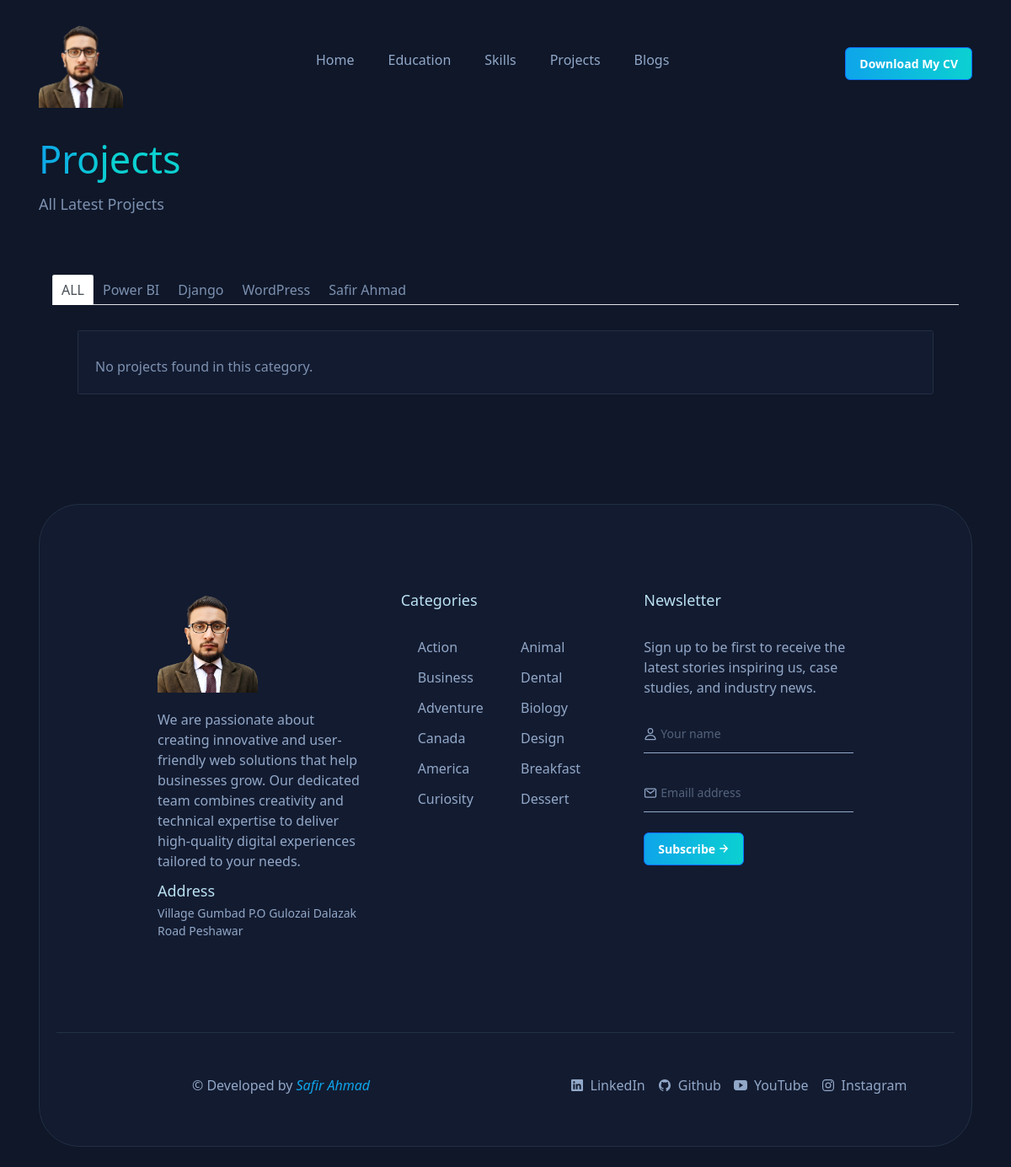
/projects/, run on the app's committed database.
### header/models.py (models this page shows)
class SiteSettings(models.Model):
    logs = models.FileField(upload_to='logo', blank=True, null=True)

### projects/models.py (models this page shows, shortened)
class Project_Header(models.Model):
    header_title = models.CharField(max_length=50)
    header_des = models.TextField()

class Category(models.Model):
    name = models.CharField(max_length=100)

### footer/models.py (models this page shows, shortened)
class Footer(models.Model):
    logo = models.ImageField(upload_to='logo')
    footer_about = models.TextField()
    footer_location = models.TextField(max_length=50)
    email = models.EmailField()
    linkedin_url = models.URLField(blank=True)
    instagram_url = models.URLField(blank=True)
    youtube_url = models.URLField(blank=True)
    github_url = models.URLField(blank=True)
    copyright = models.CharField(max_length=255)

### portfo/views.py (the view)
# urls.py: path("projects/",views.project, name='projects'),
def project(request):
    data_category = Category.objects.all()
    project_header = Project_Header.objects.all()
    blogs_header = Blog_Header.objects.all()
    category_projects = defaultdict(list)
    all_projects = Project.objects.select_related('category').prefetch_related('images')
    for proj in all_projects:
        category_projects[proj.category.id].append(proj)
    context = {
        'category': data_category,
        'category_projects': category_projects,
        'proj_header':project_header,
        'objc_header':blogs_header,
    }
    return render(request, 'projects.html',context)

### portfo/context_processors.py (called while the page is built)
def global_header_data(request):
    try:
        logo_file = SiteSettings.objects.latest('id')
    except SiteSettings.DoesNotExist:
        logo_file = None
    try:
        cv_file = cv.objects.latest('id')
    except cv.DoesNotExist:
        cv_file = None
    return {
        'logo_file': logo_file,
        'cv_file': cv_file
    }

def global_footer_data(request):
    footer = Footer.objects.last()
    return {'footer_data': footer}

### projects/templatetags/custom_filters.py (called while the page is built)
@register.filter
def get_item(dictionary, key):
    return dictionary.get(key)
    return value.upper()

### template/projects.html (shortened to what this page needs)
{% include 'header.html'  %} {% load custom_filters %}
<main>
  <article>
    <section class="section feature" aria-label="feature" id="featured" style="margin-top: 60px">
      <div class="container">
        {% for ph in proj_header %}
        <h2 class="headline headline-2 section-title" id="tag-label">
          <span class="span">{{ph.header_title}}</span>
        </h2>
        <span><p class="section-text">{{ ph.header_des|safe }}</p></span>
        {% endfor %}
        <div class="container responsive-tabs">
          <ul class="nav nav-tabs" role="tablist">
            {% for ct in category %}
            <li class="nav-item">
              <a href="#pane-{{ ct.id }}" class="nav-link {% if forloop.first %}active{% endif %}" data-bs-toggle="tab"
                role="tab">
                {{ ct.name }}
              </a>
            </li>
            {% endfor %}
          </ul>
          <div id="content" class="tab-content" role="tablist">
            {% for ct in category %}
            <div id="pane-{{ ct.id }}" class="card tab-pane fade {% if forloop.first %}show active{% endif %}"
              role="tabpanel">
              <section>
                <ul class="feature-list">
                  {% for project in category_projects|get_item:ct.id %}
                  <li>
                    <div class="card feature-card">
                      {% with project.images.first as img %}
                      {% if img %}
                      <figure class="card-banner img-holder" style="--width: 1602; --height: 903">
                        <img src="{{ img.image.url }}" width="1602" height="903" loading="lazy"
                          alt="{{ project.title }}" class="img-cover" />
                      </figure>
                      {% endif %}
                      {% endwith %}
                      <div class="card-content">
                        <div class="card-wrapper">
                          <div class="card-tag">
                            <a href="#" class="span hover-2">{{ project.category.name }}</a>
                          </div>
                          {% if project.live_url %}
                          <div class="wrapper">
                            <ion-icon name="globe-outline" aria-hidden="true"></ion-icon>
                            <a href="{{ project.live_url }}" target="_blank" class="span hover-2">Live View</a>
                          </div>
                          {% endif %}
                        </div>
                        <h4 class="headline headline-3">
                          {% if project.auto_slug %}
                          <a href="{% url 'project_detail' project.auto_slug %}" class="card-btn">View Project</a>
                          {% else %}
                          {{ project.title }}
                          </a>
                          {% endif %}
                        </h4>
                        <p class="card-subtitle">
                          {{ project.description|truncatechars:14|safe }}
                        </p>
                        <div class="wrapper">
                        </div>
                        <div class="card-wrapper">
                          <div class="profile-card">
                            <div class="wrapper">
                              <ion-icon name="person-outline" aria-hidden="true"></ion-icon>
                              <span class="span">{{ project.author.username }}</span>
                            </div>
                            <p class="card-subtitle">{{ project.created_at|date:"F j, Y" }}</p>
                          </div>
                          {% if project.auto_slug %}
                          <a href="{% url 'project_detail' project.auto_slug %}" class="card-btn">View Project</a>
                          {% else %}
                          <a class="card-btn disabled">Missing Slug</a>
                          {% endif %}
                        </div>
                      </div>
                    </div>
                  </li>
                  {% empty %}
                  <p>No projects found in this category.</p>
                  {% endfor %}
                </ul>
              </section>
            </div>
            {% endfor %}
          </div>
        </div>
      </div>
    </section>
  </article>
</main>
{% include 'footer.html' %}

### template/header.html (shortened to what this page needs)
{% load static %}
<!DOCTYPE html>
<html lang="en">
<head>
  <link href="https://cdn.jsdelivr.net/npm/bootstrap@5.0.0-beta1/dist/css/bootstrap.min.css" rel="stylesheet">
  <link rel="stylesheet" href="{% static 'assets/css/style.css' %}" />
</head>
<body id="top">
  <header class="header" data-header>
    <div class="container">
      <a href="{% url 'homes' %}" class="logo">
        {% if logo_file and logo_file.logs %}
        <img src="{{ logo_file.logs.url }}" alt="Logo" width="100" height="100"/>
        {% else %}
        <p>No logo available</p>
        {% endif %}
      </a>
      <nav class="navbar" data-navbar>
        <ul class="navbar-list">
          <li><a href="{% url 'homes' %}" class="navbar-link hover-1" data-nav-toggler>Home</a></li>
          <li><a href="{% url 'homes' %}#educations" class="navbar-link hover-1" data-nav-toggler>Education</a></li>
          <li><a href="{% url 'homes' %}#skills" class="navbar-link hover-1" data-nav-toggler>Skills</a></li>
          <li><a href="{% url 'projects' %}" class="navbar-link hover-1" data-nav-toggler>Projects</a></li>
          <li><a href="{% url 'blog' %}" class="navbar-link hover-1" data-nav-toggler>Blogs</a></li>
        </ul>
      </nav>
      {% if cv_file and cv_file.cvs %}
      <a href="{{ cv_file.cvs.url }}" class="btn btn-primary" download>
        Download My CV
      </a>
      {% else %}
      <button class="btn btn-secondary" disabled>No CV Available</button>
      {% endif %}
    </div>
  </header>

### template/footer.html (shortened to what this page needs)
{% load static %}
<footer>
  <div class="container">
    <div class="card footer">
      <div class="section footer-top">
        <div class="footer-brand">
          <a href="#" class="logo">
            <img src="{{logo_file.logs.url}}" width="119" height="37" loading="lazy" alt="Wren logo" />
          </a>
          <p class="footer-text">
            {% if footer_data %}
          <p>{{ footer_data.footer_about }}</p>
          {% else %}
          <p>Footer data not available.</p>
          {% endif %}
          </p>
          <p class="footer-list-title">Address</p>
          <address class="footer-text address">
            {{footer_data.footer_location}}
          </address>
        </div>
        <div class="footer-list">
          <p class="footer-list-title">Categories</p>
          <ul>
            <li>
              <a href="#" class="footer-link hover-2">Action</a>
            </li>
            <li>
              <a href="#" class="footer-link hover-2">Business</a>
            </li>
            <li>
              <a href="#" class="footer-link hover-2">Adventure</a>
            </li>
            <li>
              <a href="#" class="footer-link hover-2">Canada</a>
            </li>
            <li>
              <a href="#" class="footer-link hover-2">America</a>
            </li>
            <li>
              <a href="#" class="footer-link hover-2">Curiosity</a>
            </li>
            <li>
              <a href="#" class="footer-link hover-2">Animal</a>
            </li>
            <li>
              <a href="#" class="footer-link hover-2">Dental</a>
            </li>
            <li>
              <a href="#" class="footer-link hover-2">Biology</a>
            </li>
            <li>
              <a href="#" class="footer-link hover-2">Design</a>
            </li>
            <li>
              <a href="#" class="footer-link hover-2">Breakfast</a>
            </li>
            <li>
              <a href="#" class="footer-link hover-2">Dessert</a>
            </li>
          </ul>
        </div>
        <div class="footer-list">
          <p class="footer-list-title">Newsletter</p>
          <p class="footer-text">
            Sign up to be first to receive the latest stories inspiring us,
            case studies, and industry news.
          </p>
          <div class="input-wrapper">
            <input type="text" name="name" placeholder="Your name" required class="input-field" autocomplete="off" />
            <ion-icon name="person-outline" aria-hidden="true"></ion-icon>
          </div>
          <div class="input-wrapper">
            <input type="email" name="email_address" placeholder="Emaill address" required class="input-field"
              autocomplete="off" />
            <ion-icon name="mail-outline" aria-hidden="true"></ion-icon>
          </div>
          <a href="#" class="btn btn-primary">
            <span class="span">Subscribe</span>
            <ion-icon name="arrow-forward" aria-hidden="true"></ion-icon>
          </a>
        </div>
      </div>
      <div class="footer-bottom">
        <p class="copyright">
          &copy; Developed by
          <a href="#" class="copyright-link"> {{footer_data.copyright}}</a>
        </p>
        <ul class="social-list">
          <li>
            <a href="{{footer_data.linkedin_url }}" class="social-link" target="_blank">
              <ion-icon name="logo-linkedin"></ion-icon>
              <span class="span">LinkedIn</span>
            </a>
          </li>
          <li>
            <a href="{{footer_data.github_url }}" class="social-link" target="_blank">
              <ion-icon name="logo-github"></ion-icon>
              <span class="span">Github</span>
            </a>
          </li>
          <li>
            <a href="{{footer_data.youtube_url }}" class="social-link" target="_blank">
              <ion-icon name="logo-youtube"></ion-icon>
              <span class="span">YouTube</span>
            </a>
          </li>
          <li>
            <a href="{{footer_data.instagram_url }}" class="social-link" target="_blank">
              <ion-icon name="logo-instagram"></ion-icon>
              <span class="span">Instagram</span>
            </a>
          </li>
        </ul>
      </div>
    </div>
  </div>
</footer>
</body>
</html>

### data on the page
SiteSettings: logs (picture)
Project_Header: header_title "Projects", header_des "All Latest Projects"
Category: name "ALL"
Category: name "Power BI"
Category: name "Django"
Category: name "WordPress"
Category: name "Safir Ahmad"
Footer: footer_about "We are passionate about creating innovative and user-friendly web solutions that help businesses grow. Our dedicated team combines creativity and technical expertise to deliver high-quality digital experiences tailored to your needs.", footer_location "Village Gumbad P.O Gulozai Dalazak Road Peshawar", copyright "Safir Ahmad"
